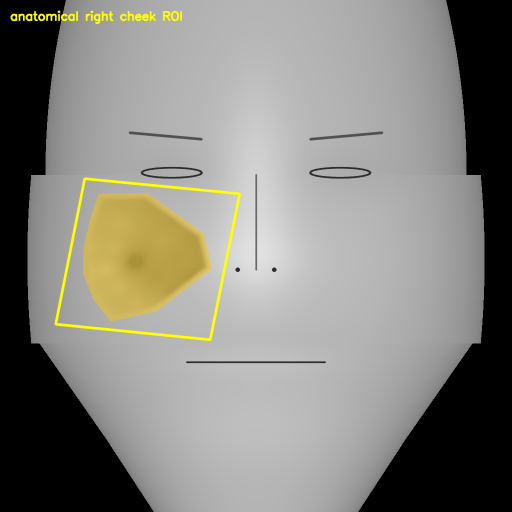
#> input picture face_3d_export_sample/prototype_face_cheek_registration_debug.png, 1024 x 1024 px, given in place of the camera (shown at 1/2 size)
$ python sticker_deformation_tracker_occlusion_aware_v3.py
#> lines starting #> are read from the running program, lines starting #| are printed output that depends on the picture; after the words box and inside, x2 and y2 are one past the last pixel; in counts of white or black regions, pixels touching at a corner belong together
from __future__ import annotations

import time
from pathlib import Path

import cv2
import numpy as np

# -----------------------------------------------------------------------------
# Configuration
# -----------------------------------------------------------------------------

WINDOW_NAME = "Sticker Deformation Tracker (Occlusion Aware)"
DATASET_OUTPUT_DIR = Path("sticker_deformation_dataset_occlusion_aware")
SAVE_EVERY_N_VALID_FRAMES = 1

MIN_MARKERS_REQUIRED = 6
MIN_VISIBLE_FOR_ALIGN = 3
MIN_VISIBLE_TO_SAVE = 6

K_NEIGHBORS = 3
CLICK_SELECT_MAX_DIST_PX = 20.0
MATCH_MAX_DIST_PX = 35.0

# HSV sampling / detection
HUE_TOL = 8
SAT_TOL = 60
VAL_TOL = 70
MIN_CONTOUR_AREA = 20
MAX_CONTOUR_AREA = 3000
MIN_CIRCULARITY = 0.35

# Motion / tracking
NEUTRAL_CAPTURE_FRAMES = 20
ALIGNMENT_ERROR_THRESHOLD_PX = 12.0
ARROW_THRESHOLD_PX = 2.0

# Colors (BGR)
COLOR_SOURCE = (0, 255, 255)
COLOR_VISIBLE = (0, 255, 0)
COLOR_BLOCKED = (0, 0, 255)
COLOR_NEUTRAL = (140, 140, 140)
COLOR_POINT = (255, 200, 0)
COLOR_TEXT = (255, 255, 255)
COLOR_ERROR = (0, 0, 255)
COLOR_INFO = (180, 180, 180)
COLOR_WARN = (0, 255, 255)

# -----------------------------------------------------------------------------
# Utilities
# -----------------------------------------------------------------------------

# [46 lines left out: functions order_points, sample_hsv, threshold_hsv, not called in this run]


def detect_markers(frame_bgr: np.ndarray, hsv_target: tuple[int, int, int] | None) -> tuple[np.ndarray | None, np.ndarray | None]:
    if hsv_target is None:
        return None, None

    mask = threshold_hsv(frame_bgr, hsv_target)
    contours, _ = cv2.findContours(mask, cv2.RETR_EXTERNAL, cv2.CHAIN_APPROX_SIMPLE)

    centers: list[list[float]] = []
    for cnt in contours:
        area = cv2.contourArea(cnt)
        if area < MIN_CONTOUR_AREA or area > MAX_CONTOUR_AREA:
            continue

        perimeter = cv2.arcLength(cnt, True)
        if perimeter <= 1e-6:
            continue

        circularity = 4.0 * np.pi * area / (perimeter * perimeter)
        if circularity < MIN_CIRCULARITY:
            continue

        m = cv2.moments(cnt)
        if abs(m["m00"]) < 1e-6:
            continue

        cx = m["m10"] / m["m00"]
        cy = m["m01"] / m["m00"]
        centers.append([cx, cy])

    if not centers:
        return None, mask

    pts = np.array(centers, dtype=np.float32)
    return pts, mask


# [158 lines left out: functions estimate_affine, apply_affine, mean_alignment_error, build_knn_edges, build_adjacency, pick_nearest_point_index and 4 more, not called in this run]


# -----------------------------------------------------------------------------
# Main
# -----------------------------------------------------------------------------

def main():
    cap = cv2.VideoCapture(0)
    if not cap.isOpened():
        raise RuntimeError("Could not open webcam")

    cv2.namedWindow(WINDOW_NAME)

    state = {
        "active_source_index": 0,
        "latest_clickable_points": None,
        "latest_frame": None,
        "hsv_target": None,
        "status_message": "Right-click a sticker to sample its color",
    }
    cv2.setMouseCallback(WINDOW_NAME, handle_mouse, state)

    neutral_points = None
    patch_edges: list[tuple[int, int]] = []
    adjacency: list[set[int]] = []

    capture_requested = False
    neutral_buffer: list[np.ndarray] = []
    neutral_expected_count = None
    recording = False
    valid_frame_index = 0
    saved_sample_count = 0

    prev_gray = None
    prev_points = None           # last known image-space points for all IDs
    last_seen_points = None      # frozen last visible image-space points
    last_corrected_points = None # frozen last corrected points

    while True:
        ok, frame = cap.read()
#> frame is the input picture: shape (1024, 1024, 3); mean B, G, R 126.8, 133.2, 134.4
        if not ok:
            break

        state["latest_frame"] = frame.copy()
        display = frame.copy()
        gray = cv2.cvtColor(frame, cv2.COLOR_BGR2GRAY)
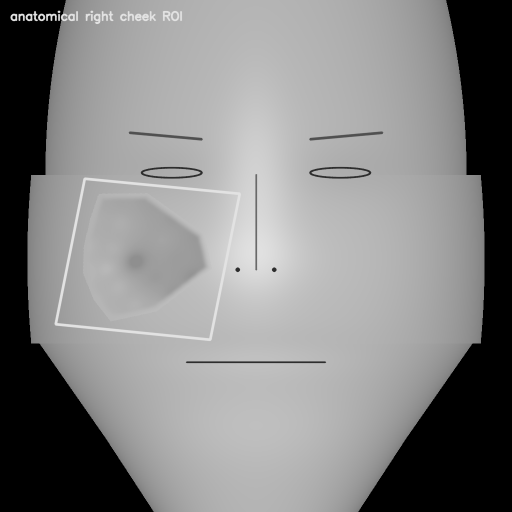
#> gray: shape (1024, 1024) (shown at 1/2 size); min 0, max 226, mean 132.8

        detected_points, mask = detect_markers(frame, state["hsv_target"])

        if mask is not None:
            mask_small = cv2.resize(mask, (160, 120))
            mask_bgr = cv2.cvtColor(mask_small, cv2.COLOR_GRAY2BGR)
            display[10:130, display.shape[1] - 170:display.shape[1] - 10] = mask_bgr
            cv2.rectangle(display, (display.shape[1] - 170, 10), (display.shape[1] - 10, 130), (90, 90, 90), 1)
            cv2.putText(display, "Sticker mask", (display.shape[1] - 160, 145), cv2.FONT_HERSHEY_SIMPLEX, 0.45, COLOR_TEXT, 1, cv2.LINE_AA)

        if neutral_points is None:
            if detected_points is not None:
                ordered_detected = order_points(detected_points)
                state["latest_clickable_points"] = ordered_detected
                for idx, pt in enumerate(ordered_detected):
                    xy = tuple(np.round(pt).astype(int))
                    cv2.circle(display, xy, 4, COLOR_POINT, -1)
                    cv2.putText(display, str(idx), (xy[0] + 5, xy[1] - 5), cv2.FONT_HERSHEY_SIMPLEX, 0.35, COLOR_POINT, 1, cv2.LINE_AA)

                src = int(state["active_source_index"])
                src = max(0, min(src, len(ordered_detected) - 1))
                state["active_source_index"] = src
                src_xy = tuple(np.round(ordered_detected[src]).astype(int))
                cv2.circle(display, src_xy, 5, COLOR_SOURCE, -1)
                cv2.putText(display, f"S:{src}", (src_xy[0] + 6, src_xy[1] - 6), cv2.FONT_HERSHEY_SIMPLEX, 0.45, COLOR_SOURCE, 1, cv2.LINE_AA)
            else:
                state["latest_clickable_points"] = None

            if capture_requested:
                if detected_points is None or len(detected_points) < MIN_MARKERS_REQUIRED:
                    cv2.putText(display, f"Need at least {MIN_MARKERS_REQUIRED} markers for neutral", (20, 70), cv2.FONT_HERSHEY_SIMPLEX, 0.6, COLOR_ERROR, 2)
                else:
                    ordered_detected = order_points(detected_points)
                    current_count = len(ordered_detected)
                    if neutral_expected_count is None:
                        neutral_expected_count = current_count
                        state["status_message"] = f"Neutral locked to {neutral_expected_count} stickers"

                    if current_count != neutral_expected_count:
                        cv2.putText(display, f"Neutral needs exactly {neutral_expected_count} stickers, currently {current_count}", (20, 70), cv2.FONT_HERSHEY_SIMPLEX, 0.55, COLOR_WARN, 2)
                    else:
                        neutral_buffer.append(ordered_detected)
                        cv2.putText(display, f"Capturing neutral {len(neutral_buffer)}/{NEUTRAL_CAPTURE_FRAMES} | stickers: {neutral_expected_count}", (20, 70), cv2.FONT_HERSHEY_SIMPLEX, 0.6, COLOR_TEXT, 2)
                        if len(neutral_buffer) >= NEUTRAL_CAPTURE_FRAMES:
                            neutral_points = np.mean(np.stack(neutral_buffer, axis=0), axis=0).astype(np.float32)
                            neutral_points = order_points(neutral_points)
                            prev_points = neutral_points.copy()
                            last_seen_points = neutral_points.copy()
                            last_corrected_points = neutral_points.copy()
                            prev_gray = gray.copy()
                            patch_edges = build_knn_edges(neutral_points, K_NEIGHBORS)
                            adjacency = build_adjacency(len(neutral_points), patch_edges)
                            neutral_buffer.clear()
                            neutral_expected_count = None
                            capture_requested = False
                            state["active_source_index"] = min(int(state["active_source_index"]), len(neutral_points) - 1)
                            state["status_message"] = f"Neutral captured with {len(neutral_points)} markers"

        else:
            # Predict current sticker positions with optical flow from last frame.
            predicted_points = prev_points.copy()
            if prev_gray is not None and prev_points is not None:
                next_pts, status, _ = cv2.calcOpticalFlowPyrLK(
                    prev_gray,
                    gray,
                    prev_points.reshape(-1, 1, 2),
                    None,
                    winSize=(21, 21),
                    maxLevel=3,
                    criteria=(cv2.TERM_CRITERIA_EPS | cv2.TERM_CRITERIA_COUNT, 30, 0.01),
                )
                if next_pts is not None and status is not None:
                    flow_pts = next_pts.reshape(-1, 2).astype(np.float32)
                    flow_status = status.reshape(-1).astype(bool)
                    predicted_points[flow_status] = flow_pts[flow_status]

            current_points, visible_mask = greedy_match_points(
                predicted_points,
                detected_points,
                MATCH_MAX_DIST_PX,
            )
            blocked_mask = ~visible_mask
            visible_count = int(np.sum(visible_mask))

            # Freeze blocked points at last seen / last corrected positions.
            current_points[blocked_mask] = last_seen_points[blocked_mask]

            # Estimate rigid motion only from visible points.
            align_err = float("inf")
            corrected_points = last_corrected_points.copy()

            if visible_count >= MIN_VISIBLE_FOR_ALIGN:
                transform = estimate_affine(current_points[visible_mask], neutral_points[visible_mask])
                if transform is not None:
                    align_err = mean_alignment_error(current_points[visible_mask], neutral_points[visible_mask], transform)
                    corrected_visible = apply_affine(current_points, transform)
                    if corrected_visible is not None:
                        corrected_points[visible_mask] = corrected_visible[visible_mask]

            # Update frozen state only for visible points.
            last_seen_points[visible_mask] = current_points[visible_mask]
            last_corrected_points[visible_mask] = corrected_points[visible_mask]
            prev_points = current_points.copy()
            prev_gray = gray.copy()

            state["latest_clickable_points"] = current_points

            src = int(state["active_source_index"])
            src = max(0, min(src, len(neutral_points) - 1))
            state["active_source_index"] = src
            patch_indices = sorted(adjacency[src]) if adjacency else []

            cv2.putText(display, f"Visible: {visible_count}/{len(neutral_points)} | Align err: {align_err:.2f}px", (20, 70), cv2.FONT_HERSHEY_SIMPLEX, 0.55, COLOR_TEXT, 2)
            if visible_count < MIN_VISIBLE_FOR_ALIGN:
                cv2.putText(display, "Not enough visible stickers for alignment", (20, 95), cv2.FONT_HERSHEY_SIMPLEX, 0.5, COLOR_ERROR, 2)
            elif align_err > ALIGNMENT_ERROR_THRESHOLD_PX:
                cv2.putText(display, "Alignment unstable - frame not saved", (20, 95), cv2.FONT_HERSHEY_SIMPLEX, 0.5, COLOR_WARN, 2)

            # Draw all points:
            for idx, npt in enumerate(neutral_points):
                nxy = tuple(np.round(npt).astype(int))
                cv2.circle(display, nxy, 4, COLOR_NEUTRAL, -1)

                cpt = corrected_points[idx]
                cxy = tuple(np.round(cpt).astype(int))

                if blocked_mask[idx]:
                    cv2.circle(display, cxy, 4, COLOR_BLOCKED, -1)
                else:
                    draw_color = COLOR_VISIBLE if idx not in patch_indices else COLOR_POINT
                    cv2.circle(display, cxy, 4, draw_color, -1)
                    draw_arrow(display, npt, cpt, COLOR_VISIBLE, thickness=1, threshold_px=ARROW_THRESHOLD_PX)

                cv2.putText(display, str(idx), (cxy[0] + 5, cxy[1] - 5), cv2.FONT_HERSHEY_SIMPLEX, 0.35, COLOR_TEXT, 1, cv2.LINE_AA)

            # Draw source point.
            src_c = corrected_points[src]
            src_xy = tuple(np.round(src_c).astype(int))
            if blocked_mask[src]:
                cv2.circle(display, src_xy, 5, COLOR_BLOCKED, -1)
                cv2.putText(display, f"S:{src}", (src_xy[0] + 6, src_xy[1] - 6), cv2.FONT_HERSHEY_SIMPLEX, 0.45, COLOR_SOURCE, 1, cv2.LINE_AA)
            else:
                cv2.circle(display, src_xy, 5, COLOR_SOURCE, -1)
                draw_arrow(display, neutral_points[src], corrected_points[src], COLOR_SOURCE, thickness=2, threshold_px=ARROW_THRESHOLD_PX)
                cv2.putText(display, f"S:{src}", (src_xy[0] + 6, src_xy[1] - 6), cv2.FONT_HERSHEY_SIMPLEX, 0.45, COLOR_SOURCE, 1, cv2.LINE_AA)

            # Save only when there are enough visible points and alignment is acceptable.
            if recording and visible_count >= MIN_VISIBLE_TO_SAVE and align_err <= ALIGNMENT_ERROR_THRESHOLD_PX:
                valid_frame_index += 1
                if valid_frame_index % SAVE_EVERY_N_VALID_FRAMES == 0:
                    save_sample(
                        DATASET_OUTPUT_DIR,
                        saved_sample_count,
                        source_index=src,
                        current_points=current_points,
                        corrected_points=corrected_points,
                        neutral_points=neutral_points,
                        visible_mask=visible_mask,
                        blocked_mask=blocked_mask,
                        patch_edges=patch_edges,
                        alignment_error=align_err,
                    )
                    saved_sample_count += 1

        # UI text
        hsv_text = f"HSV target: {state['hsv_target']}" if state["hsv_target"] is not None else "HSV target: none"
#> hsv_text = 'HSV target: none'
        cv2.putText(display, "Sticker Deformation Tracker (Occlusion Aware)", (20, 28), cv2.FONT_HERSHEY_SIMPLEX, 0.72, COLOR_TEXT, 2)
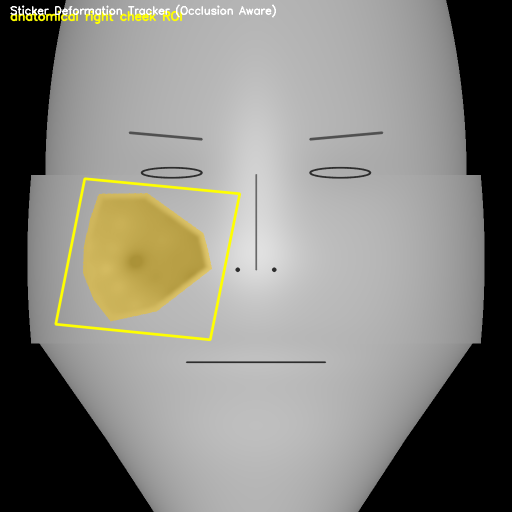
#> display: shape (1024, 1024, 3) (shown at 1/2 size); 0.33% of pixels changed, all inside (x1, y1, x2, y2) = (21, 9, 552, 35)
        detected_count_text = f"Detected stickers: {0 if detected_points is None else len(detected_points)}"
#> detected_count_text = 'Detected stickers: 0'
        cv2.putText(display, hsv_text, (20, display.shape[0] - 98), cv2.FONT_HERSHEY_SIMPLEX, 0.45, COLOR_INFO, 1)
#> display: shape (1024, 1024, 3); 0.02% of pixels changed, all inside (x1, y1, x2, y2) = (22, 917, 141, 930)
        cv2.putText(display, detected_count_text, (20, display.shape[0] - 78), cv2.FONT_HERSHEY_SIMPLEX, 0.45, COLOR_INFO, 1)
#> display: shape (1024, 1024, 3); mean B, G, R 127.4, 133.7, 134.8
        cv2.putText(display, f"Recording: {'ON' if recording else 'OFF'} | Saved: {saved_sample_count}", (20, display.shape[0] - 58), cv2.FONT_HERSHEY_SIMPLEX, 0.45, COLOR_TEXT, 1)
        cv2.putText(display, state["status_message"], (20, display.shape[0] - 38), cv2.FONT_HERSHEY_SIMPLEX, 0.45, COLOR_INFO, 1)
        cv2.putText(display, "Right-click sample sticker color | Left-click choose source | N neutral | R record | C reset | Q quit", (20, display.shape[0] - 18), cv2.FONT_HERSHEY_SIMPLEX, 0.43, COLOR_TEXT, 1)
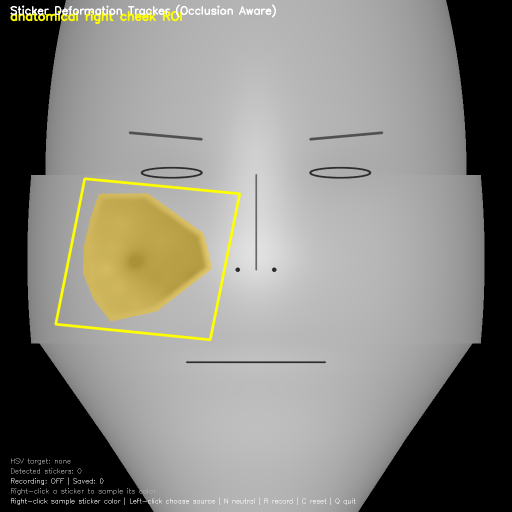
#> display: shape (1024, 1024, 3) (shown at 1/2 size); mean B, G, R 127.8, 134.1, 135.2

        cv2.imshow(WINDOW_NAME, display)
        key = cv2.waitKey(1) & 0xFF
#> (key q is pressed here)

        if key == ord("n"):
            if detected_points is not None and len(detected_points) >= MIN_MARKERS_REQUIRED and not recording:
                capture_requested = True
                neutral_buffer.clear()
                neutral_expected_count = None
                state["status_message"] = "Started neutral capture"
            else:
                state["status_message"] = "Need enough detected stickers before neutral capture"

        elif key == ord("r"):
            if neutral_points is None:
                state["status_message"] = "Capture neutral first"
            else:
                recording = not recording
                state["status_message"] = f"Recording {'ON' if recording else 'OFF'}"

        elif key == ord("c"):
            neutral_points = None
            patch_edges = []
            adjacency = []
            capture_requested = False
            neutral_buffer.clear()
            neutral_expected_count = None
            recording = False
            valid_frame_index = 0
            prev_gray = None
            prev_points = None
            last_seen_points = None
            last_corrected_points = None
            state["status_message"] = "Reset neutral/tracking state"

        elif key == ord("q") or key == 27:
            break

    cap.release()
    cv2.destroyAllWindows()


if __name__ == "__main__":
    main()
